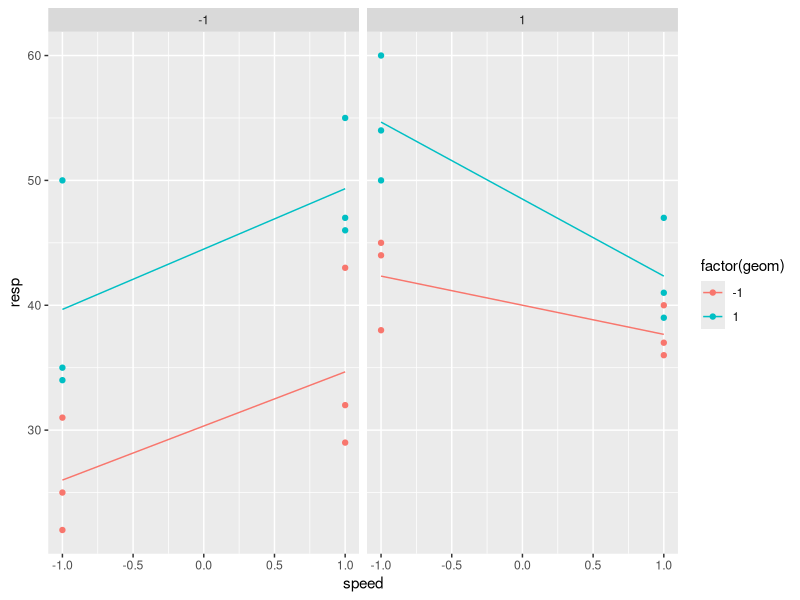
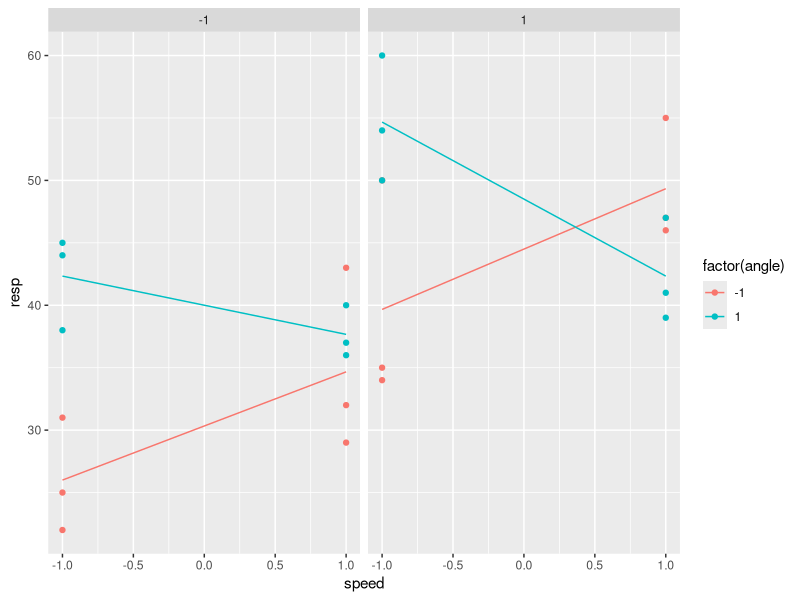
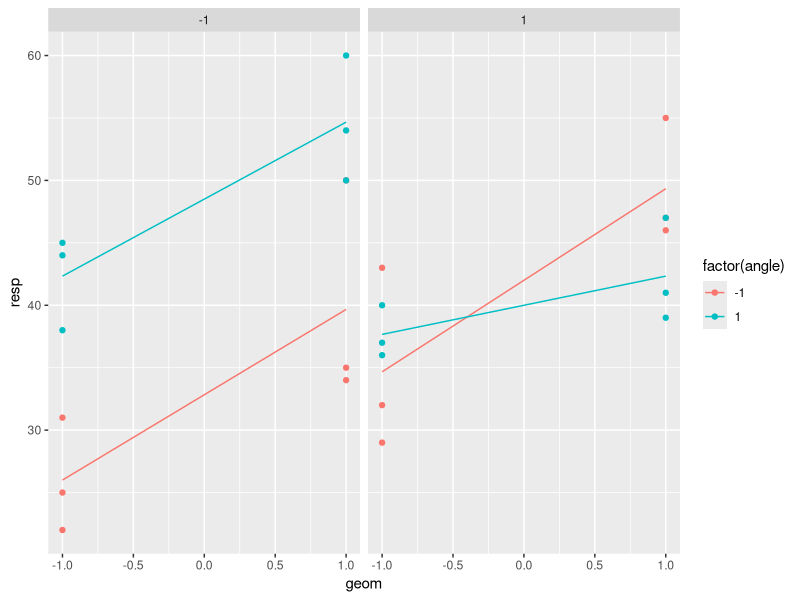
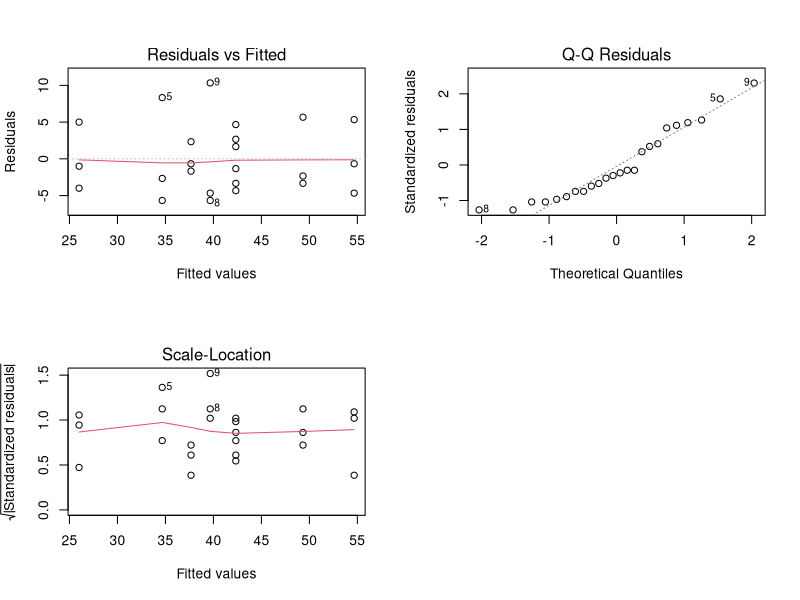

Generate these figures, in order, with R:
#-----------------------------------------------------------------------
# Controle de Processos Industriais
#
# Análise de experimento fatorial 2^k
#
#                                            Prof. Dr. Walmes M. Zeviani
#                                leg.ufpr.br/~walmes · github.com/walmes
#                                        walmes@ufpr.br · @walmeszeviani
#                      Laboratory of Statistics and Geoinformation (LEG)
#                Department of Statistics · Federal University of Paraná
#                                       2018-Set-11 · Curitiba/PR/Brazil
#-----------------------------------------------------------------------

# da <- read.table("clipboard", header = TRUE, sep = "\t")
# dput(da)
# rm(da)

# Experimento descrito no Montgomery: http://bcs.wiley.com/he-bcs/Books?action=resource&bcsId=7009&itemId=1118146921&resourceId=26715.
da <- structure(list(Cutting.Speed = c(-1L, -1L, -1L, 1L, 1L, 1L, -1L,
-1L, -1L, 1L, 1L, 1L, -1L, -1L, -1L, 1L, 1L, 1L, -1L, -1L, -1L,
1L, 1L, 1L), Tool.Geometry = c(-1L, -1L, -1L, -1L, -1L, -1L,
1L, 1L, 1L, 1L, 1L, 1L, -1L, -1L, -1L, -1L, -1L, -1L, 1L, 1L,
1L, 1L, 1L, 1L), Cutting.Angle = c(-1L, -1L, -1L, -1L, -1L, -1L,
-1L, -1L, -1L, -1L, -1L, -1L, 1L, 1L, 1L, 1L, 1L, 1L, 1L, 1L,
1L, 1L, 1L, 1L), Life.Hours = c(22L, 31L, 25L, 32L, 43L, 29L,
35L, 34L, 50L, 55L, 47L, 46L, 44L, 45L, 38L, 40L, 37L, 36L, 60L,
50L, 54L, 39L, 41L, 47L)), .Names = c("Cutting.Speed", "Tool.Geometry",
"Cutting.Angle", "Life.Hours"), class = "data.frame", row.names = c(NA,
-24L))

str(da)

# Encurta nomes.
names(da) <- c("speed", "geom", "angle", "resp")

#-----------------------------------------------------------------------
# Análise exploratória.

library(tidyverse)

# Distribuição dos pontos de suporte.
ftable(xtabs(~speed + geom + angle, data = da))

ggplot(data = da,
       aes(x = speed, y = resp, color = factor(geom))) +
    geom_point() +
    stat_summary(aes(group = geom), geom = "line", fun.y = mean) +
    facet_wrap(~angle)

ggplot(data = da,
       aes(x = speed, y = resp, color = factor(angle))) +
    geom_point() +
    stat_summary(aes(group = angle), geom = "line", fun.y = mean) +
    facet_wrap(~geom)

ggplot(data = da,
       aes(x = geom, y = resp, color = factor(angle))) +
    geom_point() +
    stat_summary(aes(group = angle), geom = "line", fun.y = mean) +
    facet_wrap(~speed)

#-----------------------------------------------------------------------
# Ajuste do modelo.

# Especificação do fatorial 2^3 completo.
m0 <- lm(resp ~ speed * geom * angle, data = da)

# Resíduos.
par(mfrow = c(2, 2))
plot(m0)
layout(1)

# Quadro de anova.
anova(m0)

# Médias amostrais por nível de geom.
da %>%
    group_by(geom) %>%
    summarise(resp = mean(resp))

# Médias amostrais por níveis de speed:angle.
da %>%
    group_by(speed, angle) %>%
    summarise(resp = mean(resp)) %>%
    spread(key = angle, value = resp)

# Estimativas dos efeitos.
summary(m0)

#-----------------------------------------------------------------------
# Fazendo toda a análise forma matricial.

# Extrai a matriz do modelo.
X <- model.matrix(m0)
unique(X)

# Produtos de matrizes.
XlX <- solve(t(X) %*% X)
Xly <- t(X) %*% cbind(da$resp)

# Estimativas dos efeitos.
XlX %*% Xly

names(coef(m0))

# Médias para os níveis de geom.
cbind(1, 0, -1, 0, 0, 0, 0, 0) %*% coef(m0)
cbind(1, 0,  1, 0, 0, 0, 0, 0) %*% coef(m0)

rbind("geom: {-1}" = c(1, 0, -1, 0, 0, 0, 0, 0),
      "geom: {+1}" = c(1, 0,  1, 0, 0, 0, 0, 0)) %*% coef(m0)

# Médias para os níveis de speed:angle.
rbind("speed x angle: {-1, -1}" = c(1, -1, 0, -1, 0,  1, 0, 0),
      "speed x angle: {-1, +1}" = c(1, -1, 0,  1, 0, -1, 0, 0),
      "speed x angle: {+1, -1}" = c(1,  1, 0, -1, 0, -1, 0, 0),
      "speed x angle: {+1, +1}" = c(1,  1, 0,  1, 0,  1, 0, 0)) %*% coef(m0)

# Joga em objeto para poder reutilizar e calcular a variância.
L <- rbind(c(1, -1, 0, -1, 0,  1, 0, 0),
           c(1, -1, 0,  1, 0, -1, 0, 0),
           c(1,  1, 0, -1, 0, -1, 0, 0),
           c(1,  1, 0,  1, 0,  1, 0, 0))
L %*% coef(m0)

# summary(m0)
round(vcov(m0), 2)
V <- vcov(m0)

summary(m0)

# Erro padrão das médias ajustadas.
L %*% V %*% t(L) %>% diag() %>% sqrt()

#-----------------------------------------------------------------------
